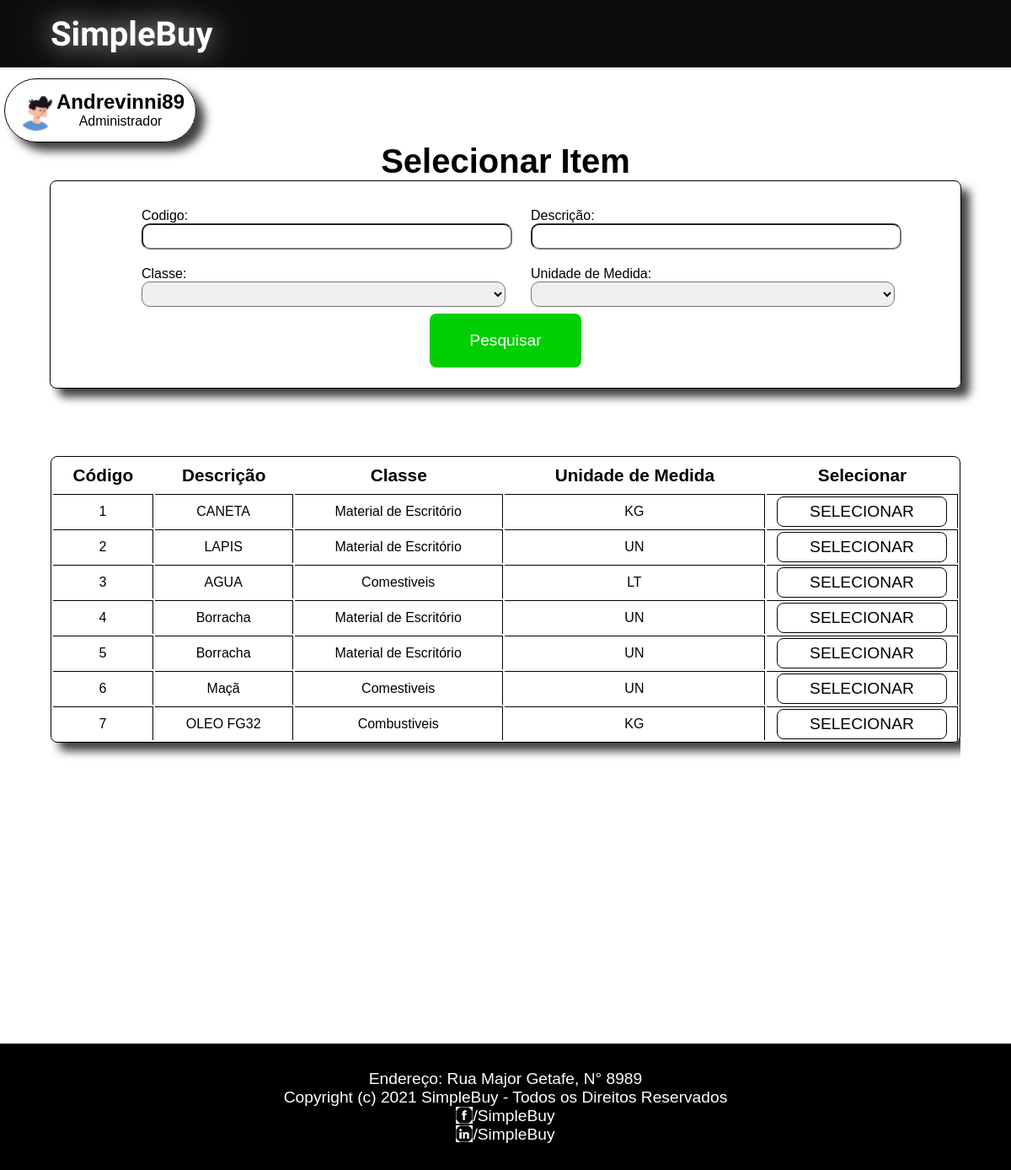
The page /inicio-comprador/Andrevinni89/gerar-pedido/selecionar-item on the database as committed earlier.
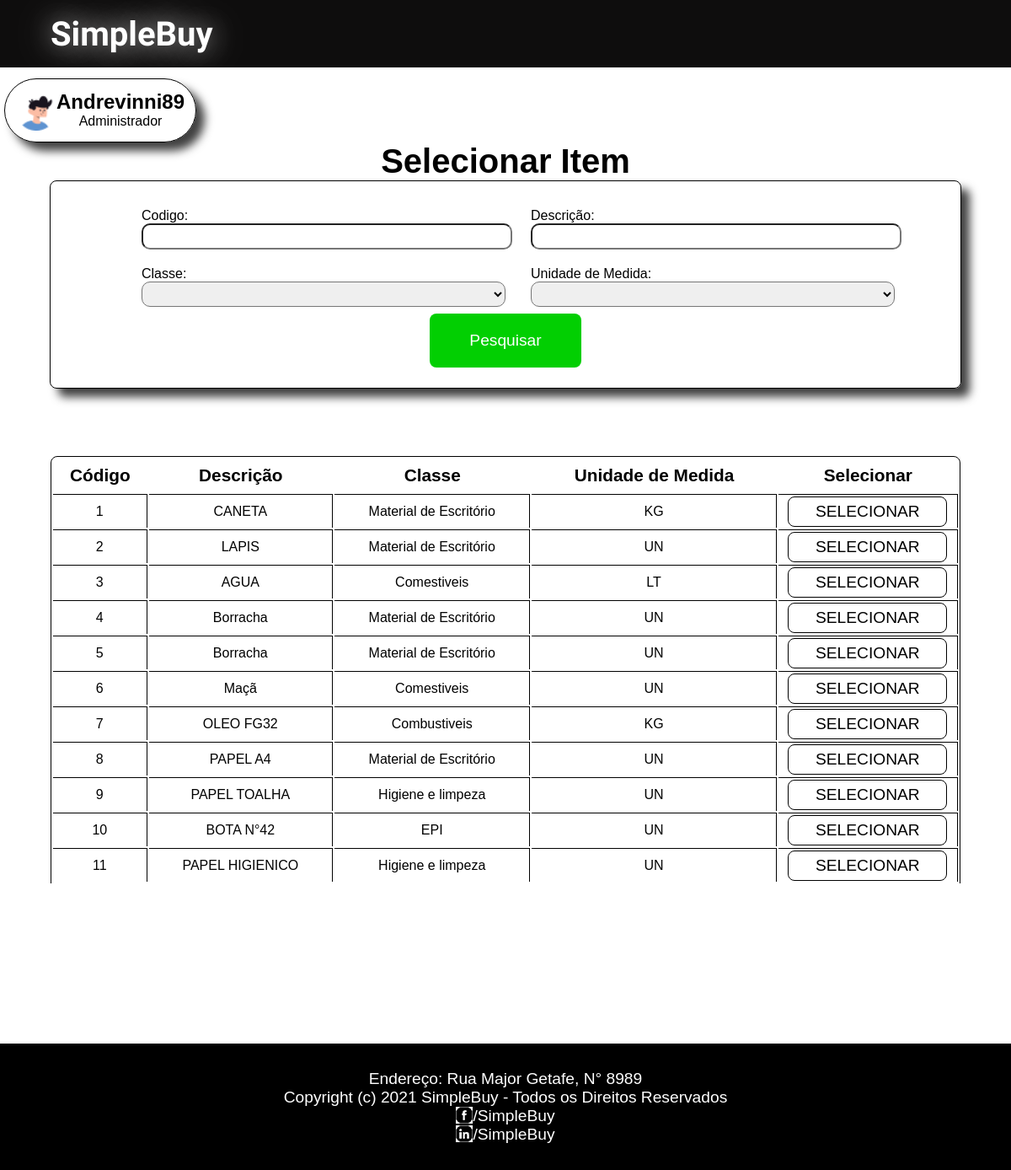
The same page on the database as committed later.
### SimpleBuy/models.py (models this page shows, shortened)
class Item(models.Model):
    descricao = models.CharField(unique=True, max_length=200)
    unidadeMedida = models.CharField(max_length=200)
    classe = models.ForeignKey(Classe, on_delete=models.CASCADE)

class Classe(models.Model):
    nome = models.CharField(unique=True, max_length=200)

### SimpleBuy/views.py (the view)
# urls.py: path('inicio-comprador/<str:nomeUsuario>/gerar-pedido/selecionar-item', views.selecionar_item, name='selecionar-item'),
def selecionar_item(request, nomeUsuario, fornecedor_id=0, num_nf=0):
    dao = GenericDao()
    daoItem = DaoItem()
    try:
        comprador = dao.get_by_username(Comprador, nomeUsuario)
        user = comprador
    except:
        comprador = False
        administrador = dao.get_by_username(Administrador, nomeUsuario)
        user = administrador
    classes = dao.selectAll(Classe)
    try:
        codigo = request.POST.get('codigo')
        descricao = request.POST.get('descricao')
        classe_id = request.POST.get('classe')
        unidade_medida = request.POST.get('unidade-medida')
        try:
            classe = dao.get(Classe, classe_id)
        except:
            classe = ""
        itens = daoItem.filter(Item, id=codigo, desc=descricao, classe=classe, unidade_medida=unidade_medida)
        context = {
            "user": user,
            "itens": itens,
            "classes": classes
        }
        return render(request, 'SimpleBuy/selecionar-item.html', context)
    except:
        itens = dao.selectAll(Item)
        context = {
            "user": user,
            "itens": itens,
            "classes": classes
        }
        return render(request, 'SimpleBuy/selecionar-item.html', context)

### SimpleBuy/dao/DaoItem.py (called while the page is built)
    def filter(self, Model, id="", desc="", classe="", unidade_medida=""):
        try:
            models = Model.objects.all()
            if id != "":
                models = models.filter(id=id)
            if desc != "":
                models = models.filter(descricao__contains=desc)
            if classe != "":
                models = models.filter(classe=classe)
            if unidade_medida != "":
                models = models.filter(unidadeMedida=unidade_medida)
        except:
            raise
        return models

### SimpleBuy/dao/GenericDao.py (called while the page is built)
    def selectAll(self, Model):
        list = []
        for i in Model.objects.all():
            list.append(i)
        return list

    def get(self, Model, id):
        try:
            model = Model.objects.get(id=id)
        except:
            raise
        return model

    def get_by_username(self, Model, username):
        try:
            model = Model.objects.get(nomeUsuario=username)
        except:
            raise
        return model

### SimpleBuy/templates/SimpleBuy/selecionar-item.html (shortened to what this page needs)
{% load static %}
<!DOCTYPE html>
<html lang="pt-br">
<head>
    <link rel="stylesheet" href="{% static 'style/inicio.css' %}">
    <link rel="stylesheet" href="{% static 'style/selecionar-item.css' %}">
</head>
<body>
    <div class="box">
    <header>
        <div class="container-header">
            <h1 class="tittle-header"><a id="logo" href="/index">SimpleBuy</a></h1>
        </div>
    </header>
        <div class="content-historico">
        {% if user.plano > 0 %}
            <a href="/inicio-administrador/{{user.nomeUsuario}}/" class="profile-link">
                <div class="profile">
                    <img src="{% static 'img/user-image.png' %}" alt="">
                    <div class="img-name">
                        <h2>{{user.nomeUsuario}}</h2>
                        <span>Administrador</span>
                    </div>
                </div>
            </a>
        {% endif %}
            <h1>Selecionar Item</h1>
            <form class="filter-container" method="post" action="selecionar-item">
                <div class="container-form">
                    <div class="input-container">
                        <span>Codigo:</span>
                        <input type="text" name="codigo">
                    </div>
                    <div class="input-container">
                        <span>Descrição: </span>
                        <input type="text" name="descricao">
                    </div>
                    <div class="input-container">
                        <span>Classe:</span>
                        <select name="classe">
                            <option value=""></option>
                            {% for classe in classes %}
                                <option value={{classe.id}}>{{classe.nome}}</option>
                            {% endfor %}
                        </select>
                    </div>
                    <div class="input-container" >
                        <span>Unidade de Medida:</span>
                            <select name="unidade-medida">
                                <option value=""></option>
                                <option value="UN">UN</option>
                            </select>
                    </div>
                </div>
                <button type="submit" class="green-button">Pesquisar</button>
            </form>
           <div class="scroll-container">
                <table >
                    <tr>
                        <th>Código</th>
                        <th>Descrição</th>
                        <th>Classe</th>
                        <th>Unidade de Medida</th>
                        <th>Selecionar</th>
                    </tr>
                    {% for item in itens %}
                        <tr>
                            <td>{{item.id}}</td>
                            <td >{{item.descricao}}</td>
                            <td >{{item.classe.nome}}</td>
                            <td >{{item.unidadeMedida}}</td>
                            <td><a href={{item.id}}><button class="generic-button" name={{item.id}}>SELECIONAR</button></a></td>
                        </tr>
                    {% endfor %}
                </table>
        </div>
        </div>
    <footer>
        <p>Endereço: Rua Major Getafe, N° 8989</p>
        <p>Copyright (c) 2021 SimpleBuy - Todos os Direitos Reservados</p>
        <div class="rede">
            <img src="{% static 'img/icone-facebook.png' %}" alt="">
            <p><a href="https://facebook/SimpleBuy">/SimpleBuy</a></p>
        </div>
        <div class="rede">
            <img src="{% static 'img/icone-linkedin.png' %}" alt="">
            <p><a href="https://linkedin/SimpleBuy">/SimpleBuy</a></p>
        </div>
    </footer>
</div>
</body>
</html>

Rows that differ between the two databases and show on the page:
added Item: id "8", descricao "PAPEL A4", classe.nome "Material de Escritório", unidadeMedida "UN"
added Item: id "9", descricao "PAPEL TOALHA", classe.nome "Higiene e limpeza", unidadeMedida "UN"
added Item: id "10", descricao "BOTA N°42", classe.nome "EPI", unidadeMedida "UN"
added Item: id "11", descricao "PAPEL HIGIENICO", classe.nome "Higiene e limpeza", unidadeMedida "UN"
